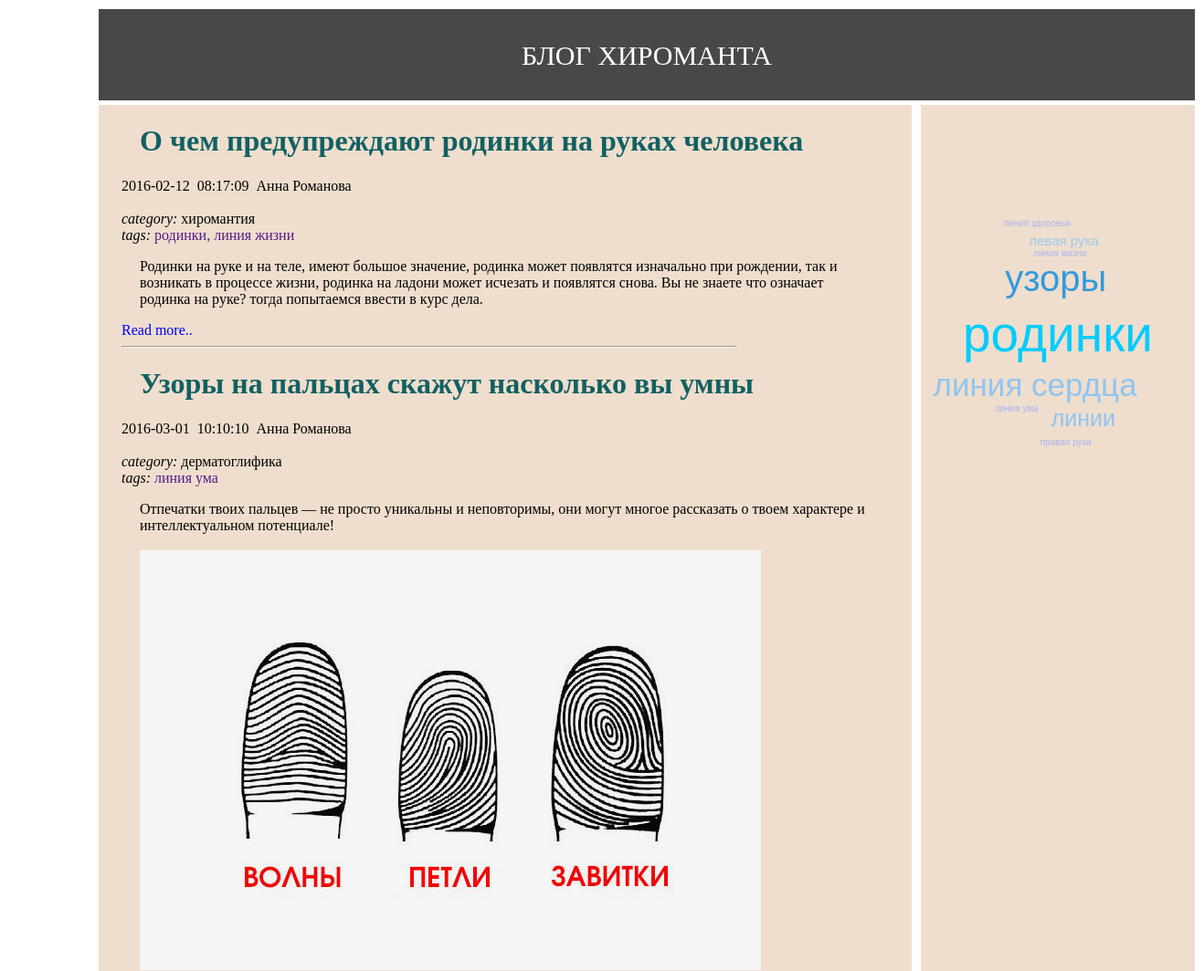
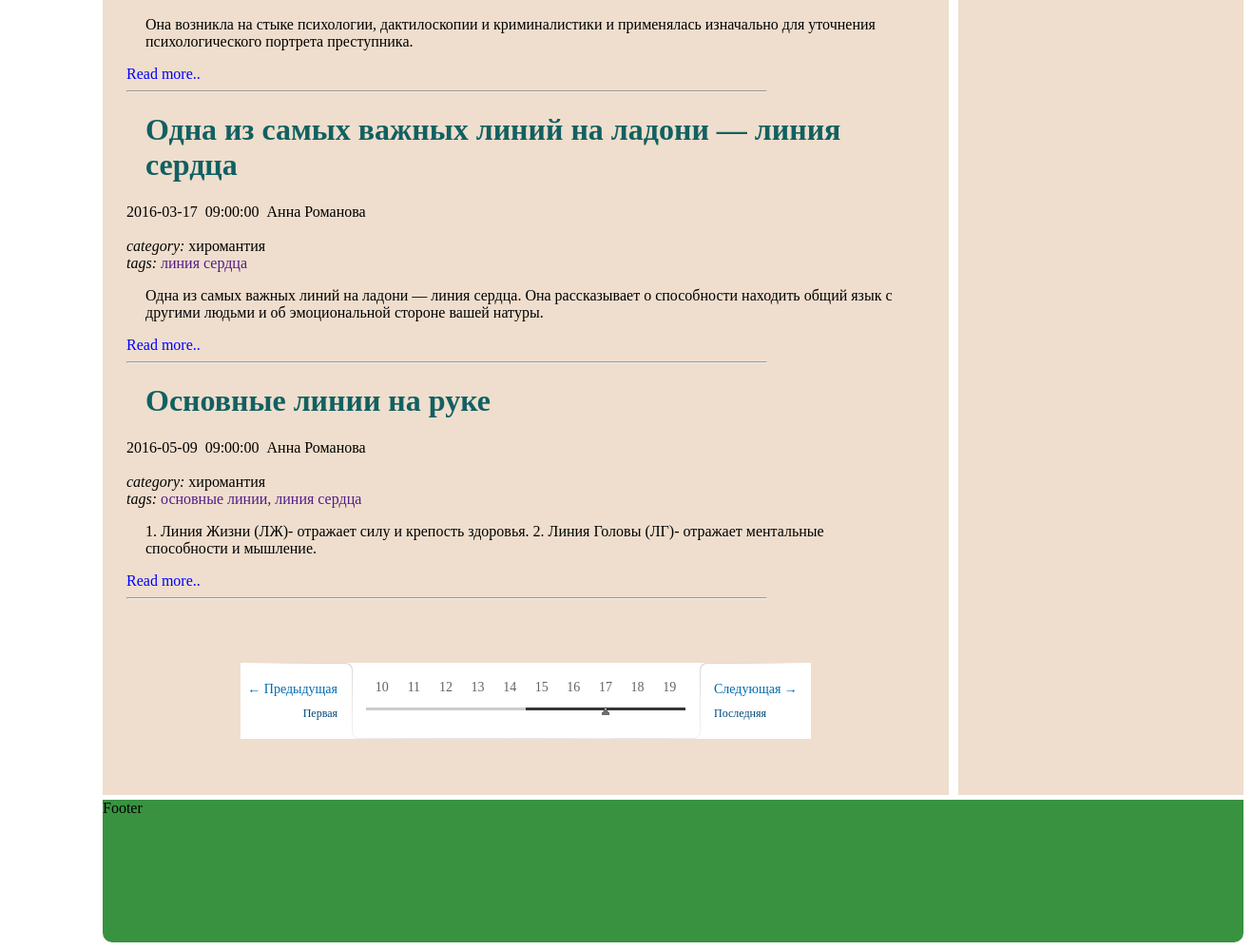
The page / on the database its author committed (2 pictures, top to bottom).
### tables this page shows
CREATE TABLE IF NOT EXISTS `news` (
  `id_news` int(11) NOT NULL AUTO_INCREMENT,
  `title` varchar(255) NOT NULL,
  `slug` varchar(255) NOT NULL,
  `first_paragraf` text NOT NULL,
  `text` text NOT NULL,
  `author` varchar(50) NOT NULL,
  `date` date NOT NULL,
  `time` time NOT NULL,
  `rewrite_date` date NOT NULL,
  `rewrite_time` time NOT NULL,
  `flag` varchar(10) NOT NULL,
  `id_category` int(11) DEFAULT NULL,
  PRIMARY KEY (`id_news`),
  KEY `id_category` (`id_category`)
);

CREATE TABLE IF NOT EXISTS `category` (
  `id_category` int(11) NOT NULL AUTO_INCREMENT,
  `category_name` varchar(20) NOT NULL,
  `category_slug` varchar(50) NOT NULL,
  PRIMARY KEY (`id_category`),
  KEY `category_id` (`id_category`)
);

### index.php (the view, shortened to what this page needs)
<!DOCTYPE HTML PUBLIC "-//W3C//DTD HTML 4.01 Transitional//EN"
        "http://www.w3.org/TR/html4/loose.dtd">
<html>
<head>
    <link href="jquery-paginator-3000-1.2.0/demo/css/styles.css" rel="stylesheet" media="all"/>
    <link rel="stylesheet" type="text/css" href="styles/my_style.css">
    <link href="http://ajax.googleapis.com/ajax/libs/jqueryui/1/themes/base/jquery-ui.css" rel="stylesheet"
          type="text/css"/>
    <link href="jqcloud/jqcloud.css" rel="stylesheet" type="text/css"/>
</head>
<body>
  <div id="main">
    <div id="header"><br/>БЛОГ ХИРОМАНТА</div>
    <div id="blog_page">
   <?php
   $result = mysql_query   ("SELECT news.id_news, news.title, news.date, news.time, news.author, news.first_paragraf, news.text, news_tags.id_tags AS tags, category.category_name, GROUP_CONCAT(tags.tag_name SEPARATOR ', ')
   				  FROM news
   				  INNER JOIN news_tags ON news.id_news = news_tags.id_news
  				  LEFT JOIN tags ON news_tags.id_tags = tags.id_tags
  				  LEFT JOIN category ON news.id_category = category.id_category
  				 GROUP BY date");
  while($row = mysql_fetch_array($result)){
	?>
       <h1 class="entry_title"><?php echo $row['title']; ?></h1>
       <span class="posted_date"><?php echo $row['date'];?>&nbsp;</span>
       <span class="posted_time"><?php echo $row['time'];?>&nbsp;</span>
       <span class="posterer"><?php echo $row['author'];?></span><br><br>
       <span class="category_name"><i>category: </i> <?php echo $row['category_name'];?></span><br />
      <span><em>tags: <a href=''></em><?php echo $row[9]?></a></span>
       <p class="first_p"><?php echo $row['first_paragraf'] ?></p>
             <hr />
 <?php  }   ?>
   	 <br><br><br>
        <div class="paginator" id="paginator"></div>
        <br><br><br>
    </div>
    <div id="tags"></div>
    <div id="footer">Footer</div>
</div>
</body>
</html>

### styles/my_style.css (style rules this page uses)
hr { text-align: left; margin-left: 0px; width: 80%; background-color: green; }
#main { position: relative; margin: 10px 0px 0px 100px; width: 1200px; text-align: left; }
p { padding-left: 20px; padding-right: 20px; }
h1 { color: #116062; padding-left: 20px; }
a { text-decoration:none; }
#header { font-family: Aria serif; text-align: center; font-size: 30px; color: white; height: 100px; background-color: #484848; }
#blog_page { margin-top: 5px; margin-bottom: 5px; width: 70%; float: left; background-color: #EFDECD; padding-left: 25px; padding-right: 25px; min-height:800px; }
#tags { margin-top: 5px; margin-bottom: 5px; margin-left: 75%; background-color: #EFDECD; height: 500px; }
#footer { background-color: #399240; height: 150px; clear: both; border-radius: 0px 0px 10px 10px; }

### jqcloud/jqcloud.css (style rules this page uses)
div.jqcloud { font-family: "Helvetica", "Arial", sans-serif; font-size: 10px; line-height: normal; }
div.jqcloud { color: #09f; }
div.jqcloud { overflow: hidden; position: relative; }

### rows shown on the page
news: title "О чем предупреждают родинки на руках человека", date "2016-02-12", time "08:17:09", author "Анна Романова", id_category.category_name "хиромантия", first_paragraf "Родинки на руке и на теле, имеют большое значение, родинка может появлятся изначально при рождении, так и возникать в процессе жизни, родинка на ладони может исчезать и появлятся снова. Вы не знаете что означает родинка на руке? тогда попытаемся ввести в курс дела."
news: title "Узоры на пальцах скажут насколько вы умны", date "2016-03-01", time "10:10:10", author "Анна Романова", id_category.category_name "дерматоглифика", first_paragraf "Отпечатки твоих пальцев — не просто уникальны и неповторимы, они могут многое рассказать о твоем характере и интеллектуальном потенциале! Она возникла на стыке психологии, дактилоскопии и криминалистики и применялась изначально для уточнения психологического портрета преступника.", first_paragraf (picture)
news: title "Одна из самых важных линий на ладони — линия сердца", date "2016-03-17", time "09:00:00", author "Анна Романова", id_category.category_name "хиромантия", first_paragraf "Одна из самых важных линий на ладони — линия сердца. Она рассказывает о способности находить общий язык с другими людьми и об эмоциональной стороне вашей натуры."
news: title "Основные линии на руке", date "2016-05-09", time "09:00:00", author "Анна Романова", id_category.category_name "хиромантия", first_paragraf "1. Линия Жизни (ЛЖ)- отражает силу и крепость здоровья. 2. Линия Головы (ЛГ)- отражает ментальные способности и мышление."
